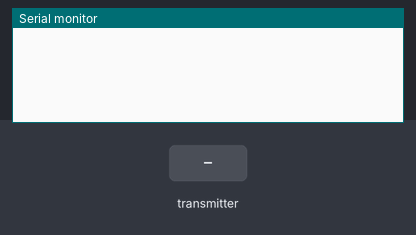
A sketch run on a simulated ESP32. On the bench: the last lines printed to the serial monitor. The test bench sets the inputs (shaded band).

Above: at 1.2 s.
1.3 s: the transmitter starts sending FLdis = 0
At 1.61 s:
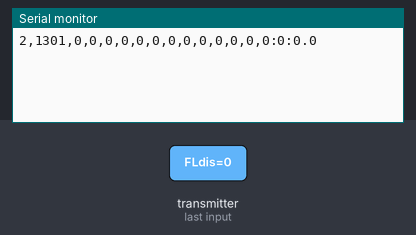
3.3 s: the transmitter starts sending FMdis = 1024
At 3.61 s:
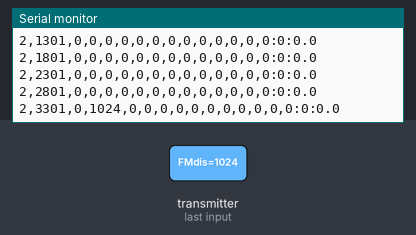
4.8 s: the transmitter starts sending FRdis = 1024
At 5.11 s:
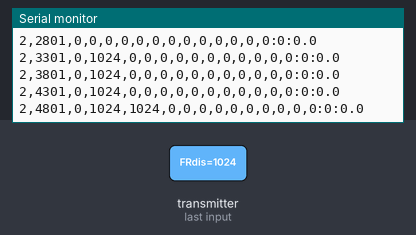
6.3 s: the transmitter starts sending BLdis = 1024
At 6.61 s:
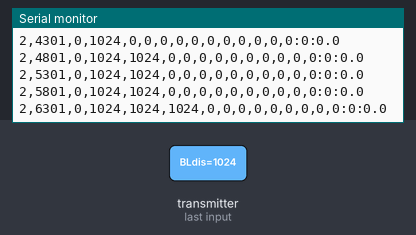
7.8 s: the transmitter starts sending BMdis = 1024
At 8.11 s:
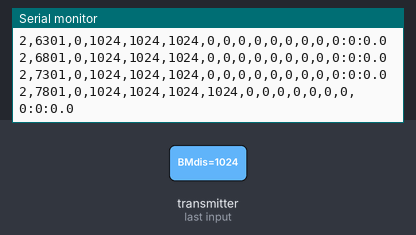
9.3 s: the transmitter starts sending BRdis = 1024
At 9.61 s:
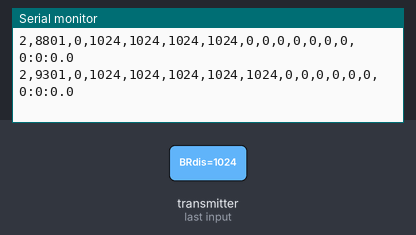
Timing chart, 0 to 11.8 s (numbered marks = the images above; inputs shaded):
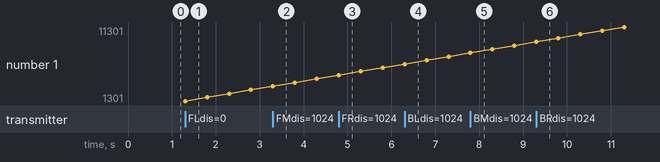

Measured:
- after the input at 1.3 s, the serial monitor: prints a new line at once (image 1)
- after the input at 3.3 s, the serial monitor: prints a new line at once (image 2)
- after the input at 4.8 s, the serial monitor: prints a new line at once (image 3)
- after the input at 6.3 s, the serial monitor: prints a new line at once (image 4)
- after the input at 7.8 s, the serial monitor: prints a new line at once (image 5)
- after the input at 9.3 s, the serial monitor: prints a new line at once (image 6)

The sketch:

Reciever_program.ino
```cpp
///////////////////////////////RECIEVER PROGRAM////////////////////////////
#include <esp_now.h>
#include <WiFi.h>
#include <Wire.h>
#include <Arduino.h>
#include <FS.h>
#include <LittleFS.h>
#include <iostream>
using namespace std;

uint8_t destMACaddress[] = {0xf0,0x24,0xf9,0x7a,0x39,0x14};   //MAC address of peer ESP32 NOT the ESP32 this code is running on
uint8_t incomingToFArr[1][6];                                 //Array to store recieved T-o-F data
uint8_t incomingRotEncArr[1][4];                              //Array to store recieved rotary encoder data
uint8_t outSampleRate = 1000;                                           //Variable for sample rate to be sent in milliseconds
uint8_t outReady = 0;
unsigned long tStamp = 0;
unsigned long lapStart = 0;
int lapCounter = 2;

int FLdis = 0; int FMdis = 0; int FRdis = 0;
int BLdis = 0; int BMdis = 0; int BRdis = 0;
int FLang = 0; int FRang = 0;
int BLang = 0; int BRang = 0;
double coordx = 0; double coordy;
unsigned long startTime;                //First time, in ms, a reading is taken
unsigned long timeHour;                     //Tracker for time
unsigned long timeMin;
unsigned long timeSec;
unsigned long timeCentSec;

typedef struct struct_message1 {                               //Struct to hold incoming readings
  int FLdis; int FMdis; int FRdis;
  int BLdis; int BMdis; int BRdis;

  int FLang; int FRang;
  int BLang; int BRang;

  double coordx; double coordy;
  int timeHour; int timeMin; int timeSec; int timeCentSec;
} struct_message1;
struct_message1 incomingReadings;

typedef struct struct_message2 {
  int sampleRate;
  int ready;
} struct_message2;
struct_message2 outgoingData;

String success;                                               //Variable to store if sending data was successful

esp_now_peer_info_t peerInfo;                                 //Variable to store info about the PEER

/////////////////////Callback function for when data is sent///////////////////
void OnDataSent (const uint8_t* mac_addr, esp_now_send_status_t status) {
  /*
  Serial.print("\r\nLast Packet Send Status: \t");
  Serial.println(status == ESP_NOW_SEND_SUCCESS ? "Delivey Success" : "Delivery Fail");
  if (status == 0) {
    success = "Delivery Success :)";
  } else {
    success = "Delivery Failure :(";
  }
  */
}

//////////////////Callback function for when data is recieved//////////////////
void OnDataRecv (const uint8_t* mac, const uint8_t* incomingData, int len) {
  memcpy(&incomingReadings, incomingData, sizeof(incomingReadings));
  FLdis = incomingReadings.FLdis; FMdis = incomingReadings.FMdis; FRdis = incomingReadings.FRdis;
  BLdis = incomingReadings.BLdis; BMdis = incomingReadings.BMdis; BRdis = incomingReadings.BRdis;

  FLang = incomingReadings.FLang; FRang = incomingReadings.FRang;
  BLang = incomingReadings.BLang; BRang = incomingReadings.BRang;

  coordx = incomingReadings.coordx; coordy = incomingReadings.coordy;
  timeHour = incomingReadings.timeHour; timeMin = incomingReadings.timeMin; timeSec = incomingReadings.timeSec; timeCentSec = incomingReadings.timeCentSec;

  tStamp = millis() - lapStart;

  cout<<lapCounter<<","<<tStamp<<","<<FLdis<<","<<FMdis<<","<<FRdis<<","<<BLdis<<","<<BMdis<<","<<BRdis<<","<<FLang<<","<<FRang<<","<<BLang<<","<<BRang<<","<<coordx<<","<<coordy<<","<<timeHour<<":"<<timeMin<<":"<<timeSec<<"."<<timeCentSec<<"\n";
  /*
  cout<<"\n\r"<<FLdis<<" "<<FMdis<<" "<<FRdis;
  cout<<"\n\r"<<BLdis<<" "<<BMdis<<" "<<BRdis;
  cout<<"\n\r"<<" ";
  cout<<"\n\r"<<FLang<<" "<<FRang;
  cout<<"\n\r"<<BLang<<" "<<BRang;
  cout<<endl;
  */
}

/////////////////////////////////Normal Loops//////////////////////////////////
void setup() {
  Serial.begin(115200);
  WiFi.mode(WIFI_STA);
  //Init ESP_NOW
  if(esp_now_init() != ESP_OK) {
    Serial.println("Error initialising ESP_NOW");
    return;
  }
  //After ESP_NOW start, send CB to get transmitted packet status
  esp_now_register_send_cb(OnDataSent);
  //Register peer
  memcpy(peerInfo.peer_addr, destMACaddress, 6);
  peerInfo.channel = 0;
  peerInfo.encrypt = false;
  //Add peer
  if (esp_now_add_peer(&peerInfo) != ESP_OK) {
    Serial.println("Failed to add peer");
    return;
  }
  lapStart = millis();
  //Register callback function to be called when data recieved
  esp_now_register_recv_cb(esp_now_recv_cb_t(OnDataRecv));
}

void loop() {
  outgoingData.sampleRate = outSampleRate;
  outgoingData.ready = outReady;
  //Send message w/ ESP_NOW
  esp_err_t result = esp_now_send(destMACaddress, (uint8_t*) &outgoingData, sizeof(outgoingData));

  if (result == ESP_OK) {
    //Serial.println("Sent successfully");
  } else {
    Serial.println("Error Sending");
  }

  delay(outSampleRate);
}
```
